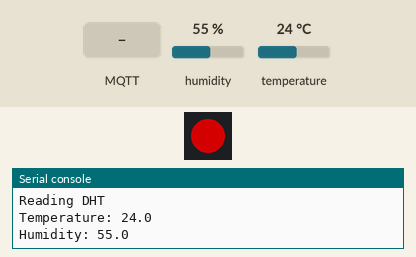
This program was run on a simulated ESP8266 board running MicroPython. On the bench: 1 RGB LEDs in strip order, left to right, the last lines printed to the serial console. The test bench sets the inputs (shaded band); at power-on: humidity 55 %, temperature 24 °C. Dim RGB values are drawn brighter than linear; WiFi joins after 1.5 s; no MQTT or app messages arrive unless stated; values from a settings file that is not in the repository are placeholders.

Above: at 3.7 s.
At 6.3 s:
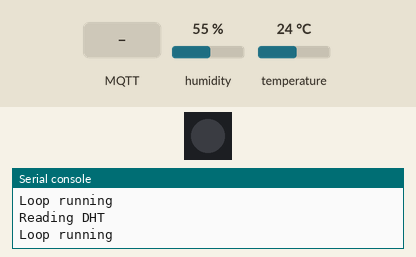
6.4 s: MQTT message "TOGGLE" arrives on the first subscribed topic
At 7.1 s:
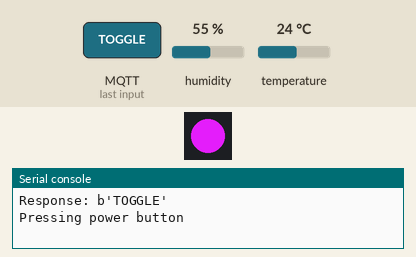
8.7 s: MQTT message "1" arrives on the first subscribed topic
10.2 s: MQTT message "on" arrives on the first subscribed topic
Timing chart, 0 to 13.2 s (numbered marks = the images above; inputs shaded):
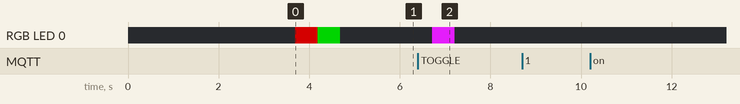

The program:

main.py
```python
import machine
import time
import boot
import neopixel
import dht
from umqtt.simple2 import MQTTClient
from config import CONFIG

np = neopixel.NeoPixel(machine.Pin(7), 1)
d = dht.DHT22(machine.Pin(4))
d_last_read = time.ticks_ms()
# binary2 = machine.Pin(0, machine.Pin.IN) # not working, not stable
power_pin = machine.Pin(2, machine.Pin.OUT)

def rgb_control(r, g, b):
    np[0] = (r, g, b)
    np.write()

def rgb_sequence(seq_list: list, delay=0.5, end_is_off=True):
    for seq in seq_list:
        rgb_control(*seq)
        time.sleep(delay)
    if end_is_off:
        rgb_control(0, 0, 0)

def read_dht(boot=False, d_last_read=d_last_read):
    print('Reading DHT')
    if boot:
        d.measure()
        d_last_read = time.ticks_ms()
        temperature = d.temperature()
        humidity = d.humidity()
        print('Temperature:', temperature)
        print('Humidity:', humidity)
        client.publish(b'homeassistant/esp8266_0001/temperature', str(temperature))
        client.publish(b'homeassistant/esp8266_0001/humidity', str(humidity))
        return temperature, humidity, d_last_read
    elif time.ticks_ms()-d_last_read < 2000:
        return d.temperature(), d.humidity(), d_last_read
    else:
        d.measure()
        d_last_read = time.ticks_ms()
        return d.temperature(), d.humidity(), d_last_read

def update_dht_values(prev_temperature, prev_humidity, d_last_read):
    temperature, humidity, d_last_read = read_dht(d_last_read=d_last_read)
    if temperature != prev_temperature or humidity != prev_humidity:
        print('Temperature:', temperature)
        print('Humidity:', humidity)
        client.publish(b'homeassistant/esp8266_0001/temperature', str(temperature))
        client.publish(b'homeassistant/esp8266_0001/humidity', str(humidity))
    return temperature, humidity, d_last_read

def binary_sensor_callback(p):
    print(p.value())

def build_mqtt_topic(*args):
    """Join topic components with a '/' delimeters and encode as bytes

    The umqtt library expects topic to be byte encoded

    Arguments:
        *args {string} -- String to be added to topic

    Returns:
        [bytearray] -- byte encoded mqtt topic
    """
    topic = '/'.join(args)
    return topic.encode('utf-8')

# Subcribe to MQTT topics
def subscribe(client, topic):
    client.subscribe(topic)
    print('Subscribe to topic:', topic)

def my_callback(topic, message):
    # Perform desired actions based on the subscribed topic and response
    print('Received message on topic:', topic)
    print('Response:', message)
    # Check the content of the received message
    if message == b'TOGGLE':
        print('Pressing power button')
        power_pin.on()
        rgb_sequence([(220, 28, 242)])
        power_pin.off()
    else:
        print('Unknown command')


if __name__ == '__main__':
    CONFIG


try:
    client = MQTTClient(CONFIG['client_id'], CONFIG['broker'], port=1883, user=None, password=None, keepalive=60, ssl=False)
    config_topic = b'homeassistant/esp8266_0001/config'
    try:
        client.connect()
    except OSError:
        print("Failed to connect to broker {}, will retry...".format(CONFIG['broker']))
        rgb_sequence([(128, 0, 0), (0, 0, 0)], end_is_off=False)
    client.set_callback(my_callback)
    # binary2.irq(trigger=machine.Pin.IRQ_RISING, handler=binary_sensor_callback) # not working, not stable
    subscribe(client, b'homeassistant/esp8266_0001/control')

    wlan = boot.wlan_connect()
    client.publish(config_topic, 'Wifi is connected at {}'.format(wlan.ifconfig()))
    read_dht(boot=True)
    rgb_sequence([(128, 0, 0), (0, 128, 0), (0, 0, 0)])

    print("Connected to {}".format(CONFIG['broker']))
    # Continuously checking for messages
    while True:
        print('Loop running')
        time.sleep(0.5)
        client.check_msg()
        temperature, humidity, d_last_read = update_dht_values(d.temperature(), d.humidity(), d_last_read)


except Exception as e:
    print('Error:', e)
```

boot.py
```python
# ...module boot.py
# Create connection to trusted AP
from network import WLAN, STA_IF
import gc
from time import sleep_ms, sleep

from config import CONFIG
import config


def try_connection():
    t = 12
    while not wlan.isconnected() and t > 0:
        print('.', end='')
        sleep_ms(500)
        t = t - 1
    return wlan.isconnected()

def wlan_connect():
    wlan = WLAN(STA_IF)
    if not wlan.isconnected():
        wlan.active(True)
        wlan.config(txpower=8.5) # necessary for WEMOS C3 Mini
        sleep(2)
        wlan.connect(config.SSID, config.PASSWORD)
        while not wlan.isconnected():
            pass
    print('network config:', wlan.ifconfig())
    return wlan

wlan = wlan_connect()

gc.collect()
```

Measured:
- after the input at 6.4 s, RGB LED 0: off → RGB(220, 28, 242) after 0.31 s, → off 0.50 s later
